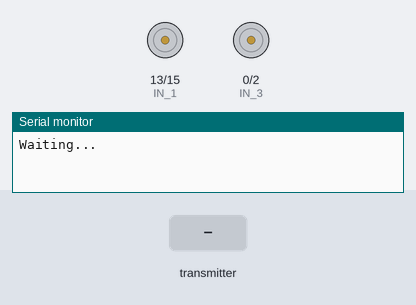
Bench run of a sketch on a simulated ESP8266 (NodeMCU). Shown: motor-driver pin pairs drawn as motors (green arrow = first pin HIGH = forward, orange = second pin HIGH = backward, longer = more drive, scaled by the enable pin), the last lines printed to the serial monitor. Inputs (shaded band) come from the test bench.

Above: at 1.2 s.
1.3 s: the transmitter starts sending x = 0
2.8 s: the transmitter starts sending y = 25
4.3 s: the transmitter starts sending x = 25
At 5.0 s:
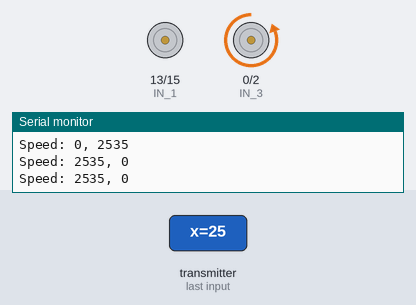
5.8 s: the transmitter starts sending y = 0
At 6.1 s:
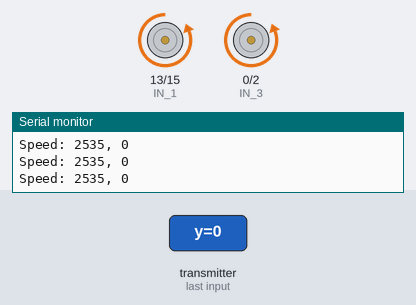
7.3 s: the transmitter starts sending y = 50
At 8.4 s:
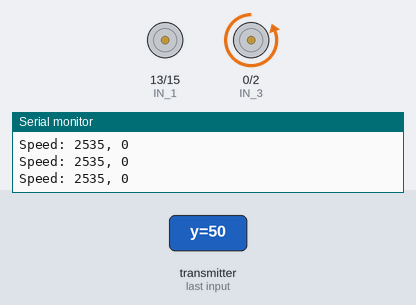
8.8 s: the transmitter starts sending x = 100
At 9.6 s:
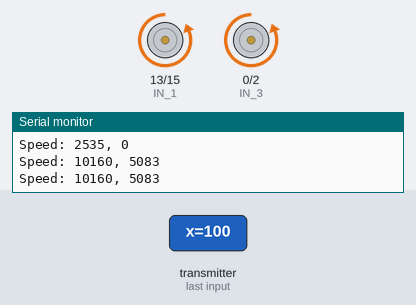
Timing chart, 0 to 11.3 s (numbered marks = the images above; inputs shaded):
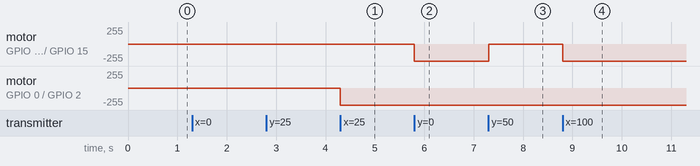

The sketch:

moveCar_test.ino
```cpp
#define ENA   14          // Enable/speed motors Right        GPIO14(D5)
#define ENB   12          // Enable/speed motors Left         GPIO12(D6)
#define IN_1  13          // L298N in1 motors Rightx          GPIO15(D8)
#define IN_2  15          // L298N in2 motors Right           GPIO13(D7)
#define IN_3  0           // L298N in3 motors Left            GPIO2(D4)
#define IN_4  2           // L298N in4 motors Left            GPIO0(D3)

#include <ESP8266WiFi.h>
#include <espnow.h>
#include <math.h>


String command;             //String to store app command state.
int speedCar = 800;         // 400 - 1023.
int newSpeed = 600;
int speed_Coeff = 3;


typedef struct struct_message {
  float x;
  float y;
  float z;
} struct_message;

struct_message received;

float direction = 0;

void setup() {
  //Motor Driver
  pinMode(ENA, OUTPUT);
 pinMode(ENB, OUTPUT);
 pinMode(IN_1, OUTPUT);
 pinMode(IN_2, OUTPUT);
 pinMode(IN_3, OUTPUT);
 pinMode(IN_4, OUTPUT);

  //End Motor Driver

  Serial.begin(115200);


  //WIFI SETUP
  WiFi.mode(WIFI_STA);


// Init ESP-NOW
  if (esp_now_init() != 0) {
    Serial.println("Error initializing ESP-NOW");
    return;
  }

  //Set esp role & cb
  esp_now_set_self_role(ESP_NOW_ROLE_SLAVE);
  esp_now_register_recv_cb(OnDataRecv);

  Serial.println("Waiting...");
  // END WIFI
  stopCar();


}

void loop() {

  }


void  speedChange(float speed, float dirSpeed)
{
  if (dirSpeed < 400) {
    dirSpeed = 0;
    }
  speedCar = speed;
  newSpeed = dirSpeed;
}

void directionControl(float x, float y){

    if (x > 4.5)
    {
      speedChange(convertor(x), 0);
      forward();

      if (y > 4.5)
      {
        speedChange(speedCar, speedCar - convertor(y));
        forwardLeft();
      }
      else if (y < -4.5)
      {
        speedChange(speedCar, speedCar - convertor(y));
        forwardRight();
      }

    }


    else if (x < -4.5)
    {
      speedChange(convertor(x), 0);
      back();

      if (y > 4.5)
      {
        speedChange(speedCar, speedCar - convertor(y));
        backLeft();
      }
      else if (y < -4.5)
      {
        speedChange(speedCar, speedCar - convertor(y));
        backRight();
      }

    }


    else
    {
      speedChange(0, 0);
      stopCar();

      if (y > 4.5)
      {
        speedChange(0, convertor(y));
        forwardLeft();
      }
      else if (y < -4.5)
      {
        speedChange(0, convertor(y));
        forwardRight();
      }

    }

      //Debugs

      Serial.print("Speed: ");
      Serial.print(speedCar);
      Serial.print(", ");
      Serial.println(newSpeed);
      Serial.println("");
  }

void OnDataRecv(uint8_t * mac, uint8_t *incomingData, uint8_t len) {
  memcpy(&received, incomingData, sizeof(received));
  /*Serial.print("Bytes received: ");
  Serial.println(len);

  Serial.print("X: ");
  Serial.print(received.x);
  Serial.print(", ");
  Serial.print("Y: ");
  Serial.print(received.y);
  Serial.print(", ");
  Serial.print("Z: ");
  Serial.println(received.z);*/

  directionControl(received.x, received.y);
}

float convertor(int value){
  return map(abs(value), 4.5, 10, 400, 1010); //Min Pin value,max pin value, min pwm, max pwm
}

//Set Direction functions
void forward(){

      digitalWrite(IN_1, LOW);
      digitalWrite(IN_2, HIGH);
      analogWrite(ENA, speedCar);

      digitalWrite(IN_3, LOW);
      digitalWrite(IN_4, HIGH);
      analogWrite(ENB, speedCar);
  }

void back(){

      digitalWrite(IN_1, HIGH);
      digitalWrite(IN_2, LOW);
      analogWrite(ENA, speedCar);

      digitalWrite(IN_3, HIGH);
      digitalWrite(IN_4, LOW);
      analogWrite(ENB, speedCar);
  }

void forwardRight(){

      digitalWrite(IN_1, LOW);
      digitalWrite(IN_2, HIGH);
      analogWrite(ENA, newSpeed);
  }

void forwardLeft(){

      digitalWrite(IN_3, LOW);
      digitalWrite(IN_4, HIGH);
      analogWrite(ENA, newSpeed);
  }

  void backRight() {
    digitalWrite(IN_3, HIGH);
    digitalWrite(IN_4, LOW);
    analogWrite(ENA, newSpeed);

    }

void backLeft() {
    digitalWrite(IN_1, HIGH);
    digitalWrite(IN_2, LOW);
    analogWrite(ENA, newSpeed);

    }

void stopCar(){

      digitalWrite(IN_1, LOW);
      digitalWrite(IN_2, LOW);
      analogWrite(ENA, speedCar);

      digitalWrite(IN_3, LOW);
      digitalWrite(IN_4, LOW);
      analogWrite(ENB, speedCar);
 }
//End contol functions
```

Measured:
- after the input at 4.3 s, motor on GPIO 0 (IN_3) / GPIO 2 (IN_4): stopped → backward 255/255 at once
- after the input at 5.8 s, motor on GPIO 13 (IN_1) / GPIO 15 (IN_2): stopped → backward 255/255 at once
- after the input at 7.3 s, motor on GPIO 13 (IN_1) / GPIO 15 (IN_2): backward 255/255 → stopped at once
- after the input at 8.8 s, motor on GPIO 13 (IN_1) / GPIO 15 (IN_2): stopped → backward 255/255 at once
